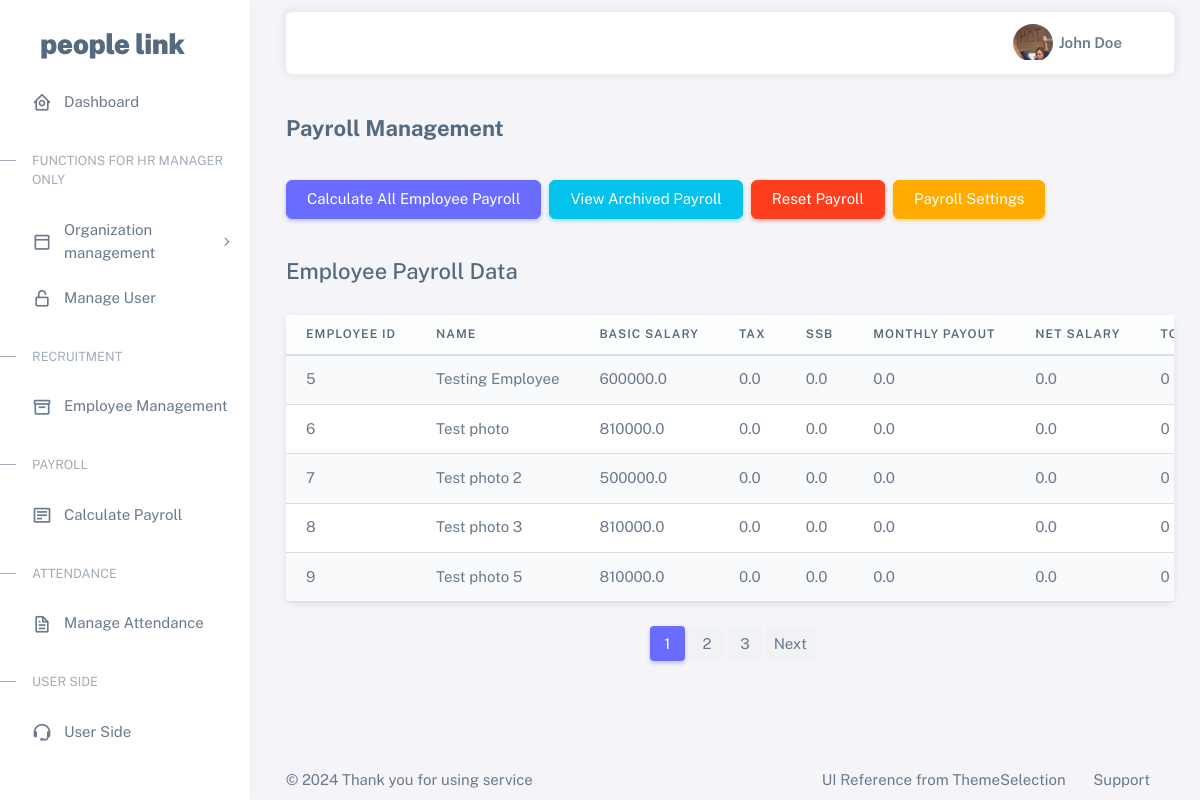
Page /payroll_landing (signed in) on the earlier database version.
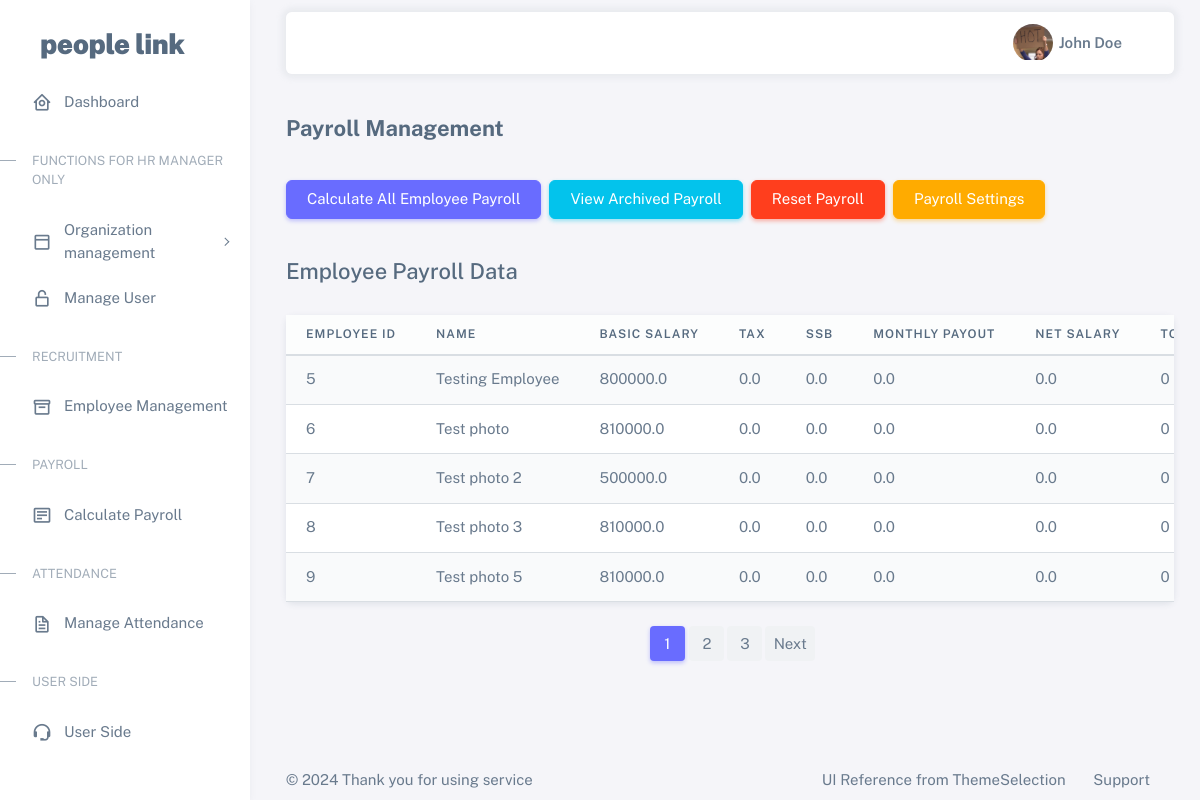
Same page on the later database version.
### tables this page shows
CREATE TABLE payroll (
        payroll_id INTEGER PRIMARY KEY AUTOINCREMENT,
        emp_id INTEGER NOT NULL,
        basic_salary REAL,
        tax REAL,
        ssb REAL DEFAULT 6000,
        total_present INTEGER,
        total_leave INTEGER,
        monthly_payout REAL,
        net_salary REAL,
        month TEXT NOT NULL,
        year TEXT NOT NULL, edit_reason TEXT,
        FOREIGN KEY (emp_id) REFERENCES employee (emp_id)
    );

CREATE TABLE employee (
    emp_id INTEGER PRIMARY KEY AUTOINCREMENT,
    emp_name TEXT NOT NULL,
    email TEXT NOT NULL UNIQUE,  -- Employee email
    phone_number TEXT NOT NULL,  -- Employee phone number
    photo BLOB,  -- Employee profile photo (can store as binary data)
    dept_id INTEGER NOT NULL,
    job_status TEXT NOT NULL,
    gender TEXT NOT NULL,
    termination_date DATE,
    employee_status TEXT NOT NULL,
    join_date DATE NOT NULL,
    pos_id INTEGER NOT NULL,
    is_dept_leader INTEGER DEFAULT 0, -- 0 = not leader, 1 = leader
    is_team_leader INTEGER DEFAULT 0, -- 0 = not team leader, 1 = team leader
    FOREIGN KEY (pos_id) REFERENCES position (pos_id),
    FOREIGN KEY (dept_id) REFERENCES department (dept_id)
);

### app.py (the view)
@app.route('/payroll_landing', methods=['GET'])
def payroll_landing():
    if 'role' not in session or session['role'] not in ['manager', 'payroll_admin', 'staff', 'recruit_admin']:
        return 'Access denied', 403
    conn = get_db()
    cursor = conn.cursor()
    page = request.args.get('page', 1, type=int)  # Get current page, default to 1
    per_page = 5  # Records per page
    offset = (page - 1) * per_page  # Calculate offset
    if session['role'] in ['staff', 'recruit_admin']:
        emp_id = session.get('emp_id')  # Ensure emp_id is set in the session
        cursor.execute('SELECT COUNT(*) FROM payroll WHERE emp_id = ?', (emp_id,))
        total_records = cursor.fetchone()[0]
        cursor.execute('''
            SELECT p.emp_id, e.emp_name AS name, p.basic_salary, p.tax, p.ssb, p.monthly_payout,
                   p.net_salary, p.total_present, p.total_leave, p.edit_reason
            FROM payroll p
            JOIN employee e ON p.emp_id = e.emp_id
            WHERE p.emp_id = ?
            LIMIT ? OFFSET ?
        ''', (emp_id, per_page, offset))
    else:
        cursor.execute('SELECT COUNT(*) FROM payroll')
        total_records = cursor.fetchone()[0]
        cursor.execute('''
            SELECT e.emp_id, e.emp_name AS name, p.basic_salary, p.tax, p.ssb, p.monthly_payout,
                   p.net_salary, p.total_present, p.total_leave, p.edit_reason
            FROM payroll p
            JOIN employee e ON p.emp_id = e.emp_id
            LIMIT ? OFFSET ?
        ''', (per_page, offset))
    payroll_data = cursor.fetchall()
    total_pages = (total_records + per_page - 1) // per_page
    conn.close()
    return render_template('payroll_landing.html', payroll_data=payroll_data, page=page, total_pages=total_pages)

### app.py (called while the page is built)
def get_db():
    conn = sqlite3.connect('hrm.db')
    conn.row_factory = sqlite3.Row
    return conn

### templates/payroll_landing.html (shortened to what this page needs)
{% extends "base.html" %}
{% block content %}
<div class="container-xxl flex-grow-1 container-p-y">
    <h4 class="fw-bold py-3 mb-4">Payroll Management</h4>
    {% if session.get('role') in ['manager', 'payroll_admin'] %}
    <div class="mb-4 d-flex justify-content-start gap-2">
        <form action="{{ url_for('calculate_payroll') }}" method="post" style="display:inline;">
            <button type="submit" class="btn btn-primary">Calculate All Employee Payroll</button>
        </form>
        <a href="{{ url_for('view_archived_payroll') }}" class="btn btn-info">View Archived Payroll</a>
        <form action="{{ url_for('reset_payroll') }}" method="post" style="display:inline;">
            <button type="submit" class="btn btn-danger">Reset Payroll</button>
        </form>
        {% if session.get('role') == 'manager' %}
        <a href="{{ url_for('payroll_settings') }}" class="btn btn-warning">Payroll Settings</a>
        {% endif %}
    </div>
    {% endif %}
    {% if session.get('role') in ['manager', 'payroll_admin'] %}
    <h4 class="py-3">Employee Payroll Data</h4>
    <div class="card">
        <div class="table-responsive text-nowrap">
            <table class="table table-striped table-hover">
                <thead class="table-light">
                    <tr>
                        <th>Employee ID</th>
                        <th>Name</th>
                        <th>Basic Salary</th>
                        <th>Tax</th>
                        <th>SSB</th>
                        <th>Monthly Payout</th>
                        <th>Net Salary</th>
                        <th>Total Present</th>
                    </tr>
                </thead>
                <tbody>
                    {% for record in payroll_data %}
                    <tr>
                        <td>{{ record.emp_id }}</td>
                        <td>{{ record.name }}</td>
                        <td>{{ record.basic_salary | default(0) }}</td>
                        <td>{{ record.tax | default(0) }}</td>
                        <td>{{ record.ssb | default(0) }}</td>
                        <td>{{ record.monthly_payout | default(0) }}</td>
                        <td>{{ record.net_salary | default(0) }}</td>
                        <td>{{ record.total_present }}</td>
                    </tr>
                    {% endfor %}
                </tbody>
            </table>
        </div>
    </div>
        <nav aria-label="Page navigation">
            <ul class="pagination justify-content-center mt-4">
                {% for p in range(1, total_pages + 1) %}
                <li class="page-item {% if p == page %}active{% endif %}">
                    <a class="page-link" href="{{ url_for('payroll_landing', page=p) }}">{{ p }}</a>
                </li>
                {% endfor %}
                {% if page < total_pages %}
                <li class="page-item">
                    <a class="page-link" href="{{ url_for('payroll_landing', page=page+1) }}">Next</a>
                </li>
                {% endif %}
            </ul>
        </nav>
    {% endif %}
</div>
{% endblock %}

Differences in the rows shown:
changed payroll "Testing Employee": basic_salary "600000.0" → "800000.0"
